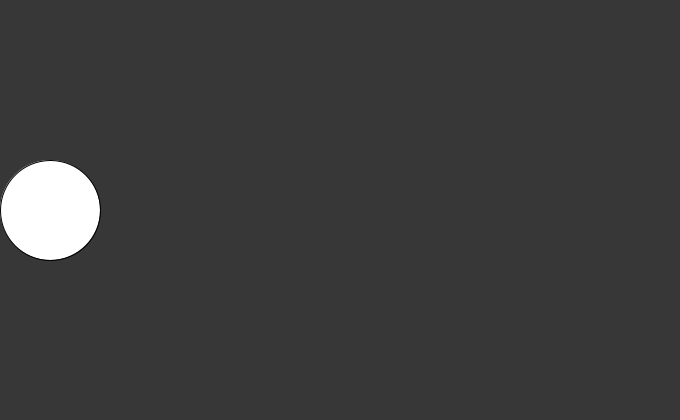
Frame 1 (no input)
Frame 60 (the mouse pressed at the canvas centre just before this capture): identical to frame 1, image omitted
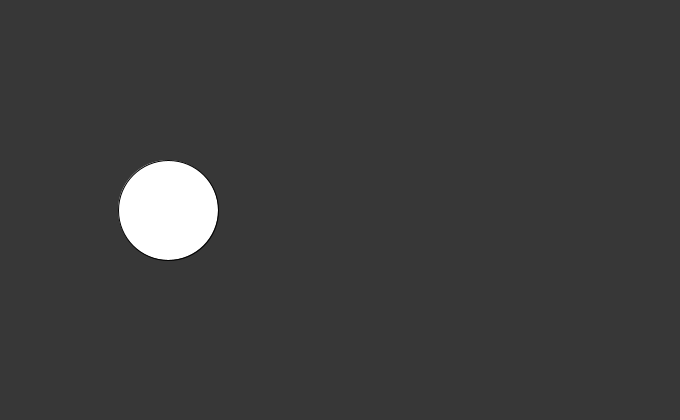
Frame 120 (the mouse held since frame 60 and released just before this capture)

The Processing sketch that drew these frames (run headless with seeded random() and noise(); from frame 60 on, the mouse is pressed at the canvas centre):

// Processing sketch: M_BouncingBallV2
// ── M_BouncingBallV2.pde
float xCircle = 0 + 50 ;
boolean clicDetect = false;
boolean allowIncrement = true;

void setup() {
  size(680, 420);
}

void draw() {

  background(55);

  ellipse(xCircle, 210, 100, 100);

  if (clicDetect) {

    if (allowIncrement) {
      xCircle += 2;
    } else {
      xCircle -= 2;
    }

    if (xCircle == width - 50) {
      allowIncrement = false;
    } else if (xCircle == 0 + 50) {
      allowIncrement = true;
    }
  }
}

void mousePressed() {

  /*if (clicDetect) {
   clicDetect = false;
   } else {
   clicDetect = true;
   }*/

  // More shorter:
  clicDetect = !clicDetect;

  println(clicDetect);
}
